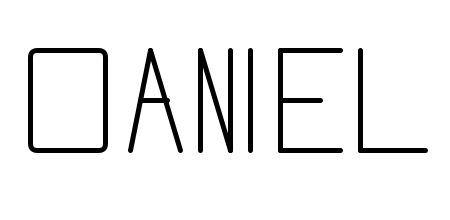
Frame 1 (no input)
Frame 60 (the mouse pressed at the canvas centre just before this capture): identical to frame 1, image omitted
Frame 120 (the mouse held since frame 60 and released just before this capture): identical to frame 1, image omitted

The Processing sketch that drew this single still picture (run headless with seeded random() and noise(); from frame 60 on, the mouse is pressed at the canvas centre):

// Processing sketch: Name
// ── Name.pde
void setup() 
{
	size(450, 220);
  	strokeWeight(5);
}

void draw() 
{
  	background(255);
  	stroke(0);

    //D
    rect(30, 50, 75, 100, 7);

    //A
    line(150, 50, 130, 150);
    line(150, 50, 180, 150);
    line(140, 100, 167.5, 100);

    //N
    line(200, 50, 200, 150);
    line(200, 50, 230, 150);
    line(230, 50, 230, 150);

    //I
    line(250, 50, 250, 150);

    //E
    line(280, 50, 280, 150);
    line(280, 50, 340, 50);
    line(280, 100, 320, 100);
    line(280, 150, 340, 150);

    //L
    line(360, 50, 360, 150);
    line(360, 150, 425, 150);
}
